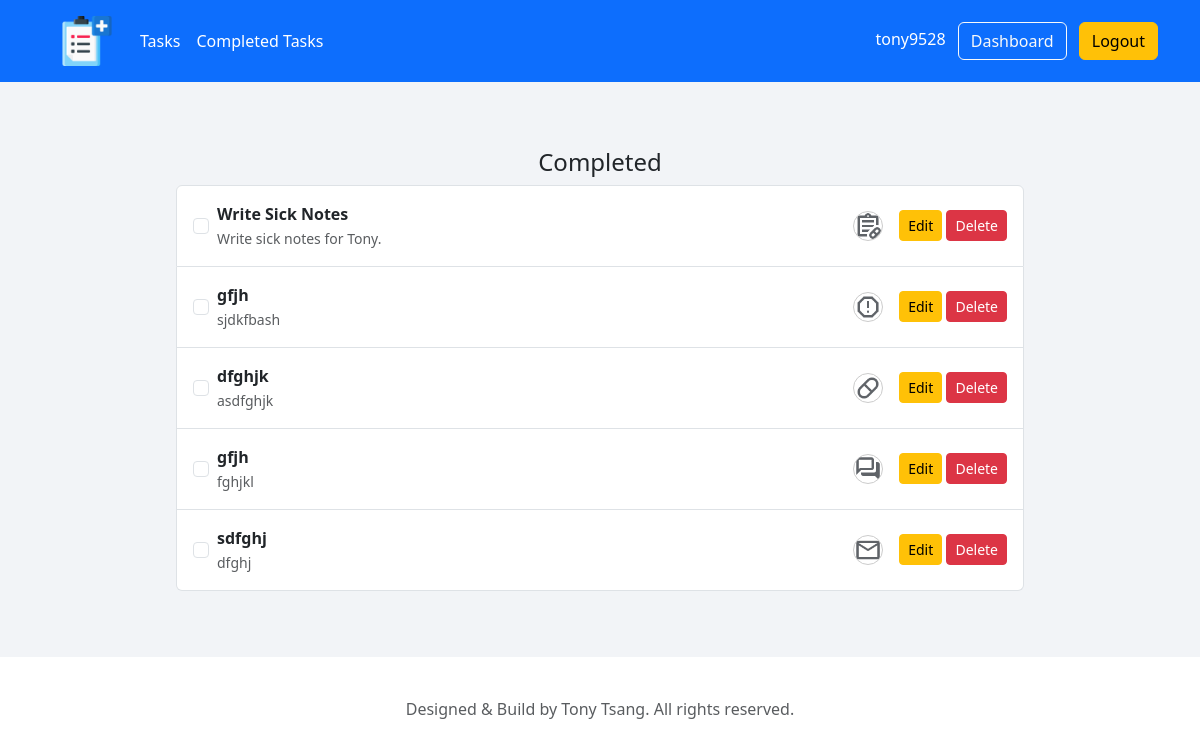
Page /completed_tasks (signed in) on the committed database.
### tables this page shows
CREATE TABLE "tasks"(
    "id" INTEGER PRIMARY KEY AUTOINCREMENT,
    "task_name" TEXT NOT NULL,
    "task_content" TEXT,
    "task_icon" TEXT NOT NULL,
    "active" INTEGER NOT NULL check(active = 1 OR active = 0),
    "user_id" INTEGER NOT NULL,
    FOREIGN KEY ("user_id") REFERENCES "users" ("id")
);

### webapp_prototype/portfolio/routes.py (the view)
@app.route('/completed_tasks', methods = ['GET', 'POST'])
def completed_tasks():
    if not session.get("user_id"):
        flash("Please login first", "warning")
        return redirect(url_for('login'))
    user_id = session["user_id"]
    username = session["username"]
    icons = [ "Prescription Request", "Patient Communication","Sick Notes", "Referral Letters", "Medical Reports", "Review Results" ]
    sql = "SELECT * FROM tasks WHERE user_id = :user_id AND active = :active"
    sql = text(sql)
    user_tasks = db.engine.connect().execute(sql, {'user_id': user_id, 'active': 0}).fetchall()
    return render_template("completed_tasks.html", username=username, icons=icons, user_tasks=user_tasks)

### webapp_prototype/portfolio/templates/completed_tasks.html (shortened to what this page needs)
{% extends "layout.html" %}
{% block content %}
<div class="container">
    <div class="text-center skills-container">
        <h1 class="h4 mb-2 fw-normal">Completed</h1>
        <div class="container text-center px-3 gy-3">
            {% if user_tasks %}
                <div class="list-group">
                    {% for row in user_tasks %}
                        <div class="list-group-item d-flex align-items-center justify-content-between p-3">
                            <form action="{{ url_for('toggle_completed_task', id=row.id) }}" method="POST" class="d-inline">
                                <input type="checkbox" class="form-check-input me-2"  onchange="this.form.submit();">
                            </form>
                            <div class="text-start flex-grow-1">
                                <p class="mb-0 fw-bold">
                                    {{ row.task_name }}
                                </p>
                                <small class="text-muted">
                                    {{ row.task_content }}
                                </small>
                            </div>
                            <img class="skill-icon ms-3" src="{{ url_for('static', filename='img/' + (row.task_icon if row.task_icon else 'default') + '.png') }}" width="30" height="30">
                            <div class="ms-3">
                                <a href="{{ url_for('edit_task', id=row.id) }}" class="btn btn-sm btn-warning">Edit</a>
                                <form action="{{ url_for('delete_task', id=row.id) }}" method="POST" style="display: inline;">
                                    <button type="submit" class="btn btn-sm btn-danger" onclick="return confirm('Are you sure?');">Delete</button>
                                </form>
                            </div>
                        </div>
                    {% endfor %}
                </div>
            {% endif %}
        </div>
    </div>
    </div>
{% endblock content %}

### webapp_prototype/portfolio/static/css/style.css (style rules this page uses)
a { color:#00ADB5; text-decoration: none; }
html { scroll-behavior: smooth; }
.skills-container { max-width: 900px; padding: 10px; margin: 16px auto; }
.skill-icon { max-width: 100px; }

### webapp_prototype/portfolio/templates/completed_tasks.html (style rules this page uses)
.skill-icon { border-radius: 50%; border: 1px solid #ccc; }

### rows in the picture
tasks: task_name "Write Sick Notes", task_content "Write sick notes for Tony.", task_icon (picture)
tasks: task_name "gfjh", task_content "sjdkfbash", task_icon (picture)
tasks: task_name "dfghjk", task_content "asdfghjk", task_icon (picture)
tasks: task_name "gfjh", task_content "fghjkl", task_icon (picture)
tasks: task_name "sdfghj", task_content "dfghj", task_icon (picture)

### other values in the picture
{{ username }} "tony9528"
